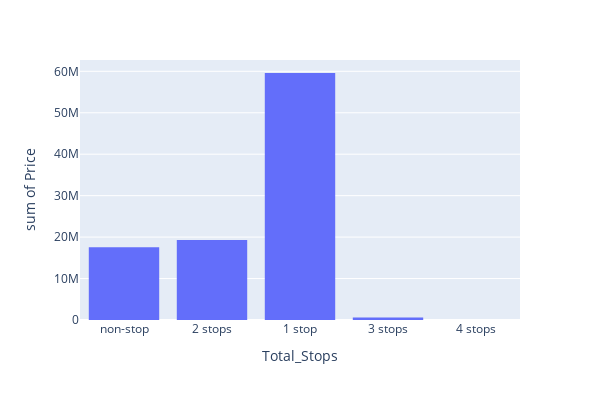

The code cell stored with this chart in its notebook:
### Code cell
#Working with Total_Stops
px.histogram(data_frame=df, x='Total_Stops', y='Price', width=600, height=400)

### Figure 1 — Plotly figure (JSON) as saved in the notebook; plotly's stock layout.template omitted (floating-point values rounded to 4 significant figures; data arrays with more than 128 entries replaced by an {"elided": "..."} marker saying what was removed)
{"data": [{"alignmentgroup": "True", "bingroup": "x", "histfunc": "sum", "hovertemplate": "Total_Stops=%{x}<br>sum of Price=%{y}<extra></extra>", "legendgroup": "", "marker": {"color": "#636efa", "pattern": {"shape": ""}}, "name": "", "offsetgroup": "", "orientation": "v", "showlegend": false, "type": "histogram", "x": {"elided": "10682 str values"}, "xaxis": "x", "y": {"elided": "10682 int values"}, "yaxis": "y"}], "layout": {"barmode": "relative", "height": 400, "legend": {"tracegroupgap": 0}, "margin": {"t": 60}, "width": 600, "xaxis": {"anchor": "y", "domain": [0, 1], "title": {"text": "Total_Stops"}}, "yaxis": {"anchor": "x", "domain": [0, 1], "title": {"text": "sum of Price"}}}}
